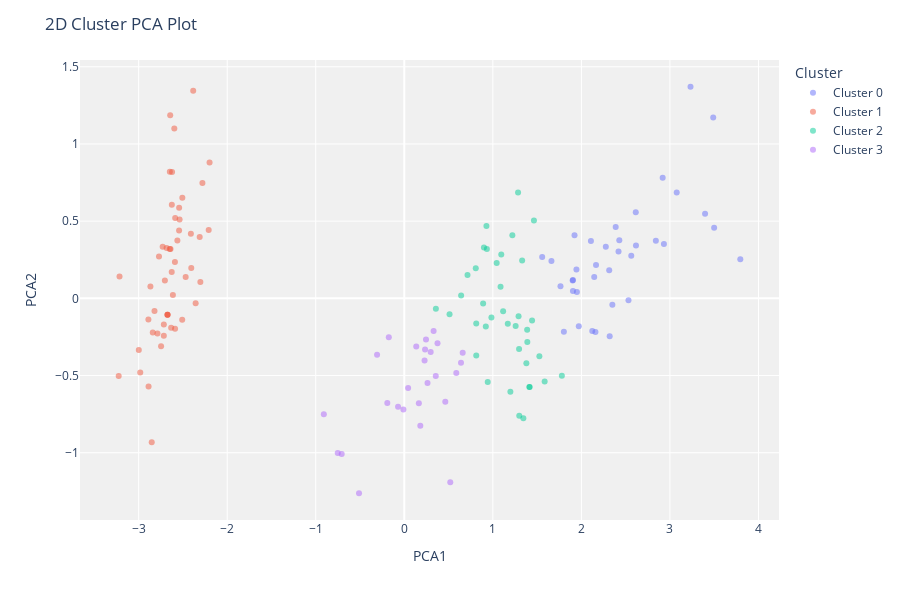

Write notebook code for a chart like this one.
### Code cell
# plot a model
plot_model(h_clust)

### Figure 1 — Plotly figure (JSON) as saved in the notebook; plotly's stock layout.template omitted (floating-point values rounded to 4 significant figures)
{"data": [{"customdata": [[6.3], [6.4], [7.2], [7.4], [7.9], [6.4], [7.7], [6.3], [6.4], [6.9], [6.7], [6.9], [6.8], [6.7], [6.7], [6.5], [6.7], [6.2], [7.2], [6.7], [7.1], [6.3], [6.5], [7.6], [7.3], [7.7], [7.2], [6.5], [6.7], [6.8], [6.4], [6.5], [7.7], [7.7], [6.9], [6.4]], "hovertemplate": "Cluster=Cluster 0<br>PCA1=%{x}<br>PCA2=%{y}<br>Feature=%{customdata[0]}<extra></extra>", "legendgroup": "Cluster 0", "marker": {"color": "#636efa", "opacity": 0.5, "symbol": "circle"}, "mode": "markers", "name": "Cluster 0", "orientation": "v", "showlegend": true, "textposition": "top center", "type": "scatter", "x": [2.532, 2.123, 2.388, 2.841, 3.232, 2.159, 3.077, 2.145, 1.905, 2.108, 2.314, 1.922, 2.563, 2.419, 1.944, 1.764, 2.276, 1.902, 2.614, 1.557, 2.616, 1.971, 2.35, 3.397, 2.932, 3.499, 2.918, 1.662, 2.32, 2.165, 1.905, 1.949, 3.489, 3.795, 2.428, 1.802], "xaxis": "x", "y": [-0.01184, -0.2109, 0.4625, 0.3727, 1.371, -0.2183, 0.6858, 0.1389, 0.04805, 0.3715, 0.1826, 0.4093, 0.276, 0.3035, 0.1874, 0.07852, 0.3334, 0.1159, 0.5584, 0.2674, 0.3419, -0.1811, -0.04188, 0.5472, 0.3524, 0.4568, 0.7804, 0.242, -0.2455, 0.2153, 0.1188, 0.04073, 1.172, 0.2533, 0.3768, -0.2162], "yaxis": "y"}, {"customdata": [[5.1], [5.3], [4.6], [5.1], [4.8], [5], [5.1], [4.5], [4.4], [5.4], [5.1], [5.7], [5.1], [5.4], [5.7], [5.8], [4.3], [4.8], [4.8], [5.4], [4.9], [4.4], [5], [4.6], [5.4], [5], [4.6], [4.7], [4.9], [5.1], [4.6], [5], [4.8], [5.2], [5.1], [5.4], [4.8], [5], [4.7], [4.9], [5.5], [4.9], [5.2], [5], [4.4], [5.1], [5], [5], [5.2], [5.5]], "hovertemplate": "Cluster=Cluster 1<br>PCA1=%{x}<br>PCA2=%{y}<br>Feature=%{customdata[0]}<extra></extra>", "legendgroup": "Cluster 1", "marker": {"color": "#EF553B", "opacity": 0.5, "symbol": "circle"}, "mode": "markers", "name": "Cluster 1", "orientation": "v", "showlegend": true, "textposition": "top center", "type": "scatter", "x": [-2.209, -2.543, -2.84, -2.538, -2.716, -2.406, -2.684, -2.852, -2.998, -2.311, -2.587, -2.199, -2.648, -2.623, -2.384, -2.644, -3.225, -2.787, -2.613, -2.507, -2.674, -2.888, -2.626, -2.821, -2.28, -2.729, -2.746, -2.89, -2.715, -2.543, -3.216, -2.704, -2.356, -2.648, -2.303, -2.41, -2.588, -2.867, -2.633, -2.674, -2.625, -2.674, -2.562, -2.469, -2.982, -2.59, -2.77, -2.508, -2.64, -2.597], "xaxis": "x", "y": [0.4427, 0.5863, -0.2206, 0.5104, -0.2427, 0.1959, 0.3266, -0.9329, -0.3343, 0.3979, 0.5205, 0.8792, 0.3191, 0.8181, 1.345, 1.186, -0.5033, -0.2277, 0.02152, 0.6519, -0.1067, -0.5708, 0.1704, -0.0821, 0.7478, 0.3339, -0.3111, -0.1373, -0.1696, 0.44, 0.1416, 0.115, -0.03121, 0.82, 0.1055, 0.4181, -0.1974, 0.07719, -0.1901, -0.1067, 0.6068, -0.1067, 0.3747, 0.1379, -0.4803, 0.2361, 0.2711, -0.1391, 0.3193, 1.1], "yaxis": "y"}, {"customdata": [[5.8], [6.3], [5.8], [5.8], [6], [5.6], [6], [6.3], [6.1], [6.2], [6.3], [5.7], [6.1], [6.4], [6.1], [6.6], [6.3], [6.1], [5.9], [6.2], [6.7], [6.8], [6.1], [6.6], [6.3], [6.5], [6.9], [6.4], [7], [5.9], [6], [5.9], [6.3], [6.2], [6], [6], [6.7], [6.1]], "hovertemplate": "Cluster=Cluster 2<br>PCA1=%{x}<br>PCA2=%{y}<br>Feature=%{customdata[0]}<extra></extra>", "legendgroup": "Cluster 2", "marker": {"color": "#00cc96", "opacity": 0.5, "symbol": "circle"}, "mode": "markers", "name": "Cluster 2", "orientation": "v", "showlegend": true, "textposition": "top center", "type": "scatter", "x": [1.414, 1.526, 1.414, 1.585, 1.298, 1.198, 1.169, 1.388, 1.78, 1.258, 1.443, 1.345, 1.291, 0.714, 0.9205, 0.8996, 1.296, 0.3568, 1.116, 0.9424, 0.9276, 1.331, 0.984, 1.043, 1.095, 1.087, 1.464, 0.9324, 1.285, 0.5111, 0.8125, 1.39, 0.8129, 0.6417, 1.379, 0.8072, 1.22, 0.8902], "xaxis": "x", "y": [-0.5749, -0.375, -0.5749, -0.5393, -0.761, -0.6056, -0.1645, -0.204, -0.5015, -0.1791, -0.1438, -0.7764, -0.1164, 0.1504, -0.1824, 0.3296, -0.3276, -0.06682, -0.08421, -0.5418, 0.4682, 0.2447, -0.1244, 0.229, 0.2839, 0.07539, 0.5042, 0.3192, 0.6854, -0.1023, -0.1623, -0.2829, -0.3707, 0.01907, -0.4212, 0.1951, 0.408, -0.03381], "yaxis": "y"}, {"customdata": [[5], [5.2], [4.9], [4.9], [5], [5.5], [5.6], [5.5], [5.7], [5.7], [5.7], [5.8], [5.6], [5.8], [5.5], [5.6], [5.8], [5.5], [5.6], [5.6], [5.7], [5.4], [5.7], [5.5], [6], [5.1]], "hovertemplate": "Cluster=Cluster 3<br>PCA1=%{x}<br>PCA2=%{y}<br>Feature=%{customdata[0]}<extra></extra>", "legendgroup": "Cluster 3", "marker": {"color": "#ab63fa", "opacity": 0.5, "symbol": "circle"}, "mode": "markers", "name": "Cluster 3", "orientation": "v", "showlegend": true, "textposition": "top center", "type": "scatter", "x": [-0.5111, -0.01019, 0.5194, -0.7515, -0.7071, -0.1919, 0.3555, 0.181, 0.3311, 0.3752, 0.6404, 0.2289, -0.1749, 0.135, 0.463, 0.6596, 0.2345, 0.1645, 0.04325, 0.2452, 0.2978, 0.5873, -0.3073, -0.07034, 0.2623, -0.9085], "xaxis": "x", "y": [-1.262, -0.7206, -1.191, -1.001, -1.008, -0.6775, -0.5032, -0.8256, -0.2112, -0.2916, -0.4173, -0.4023, -0.2518, -0.3117, -0.6695, -0.352, -0.3319, -0.6797, -0.5815, -0.2667, -0.347, -0.4833, -0.3651, -0.7025, -0.5479, -0.7516], "yaxis": "y"}], "layout": {"height": 600, "legend": {"title": {"text": "Cluster"}, "tracegroupgap": 0}, "margin": {"t": 60}, "plot_bgcolor": "rgb(240,240,240)", "title": {"text": "2D Cluster PCA Plot"}, "xaxis": {"anchor": "y", "domain": [0, 1], "title": {"text": "PCA1"}}, "yaxis": {"anchor": "x", "domain": [0, 1], "title": {"text": "PCA2"}}}}
